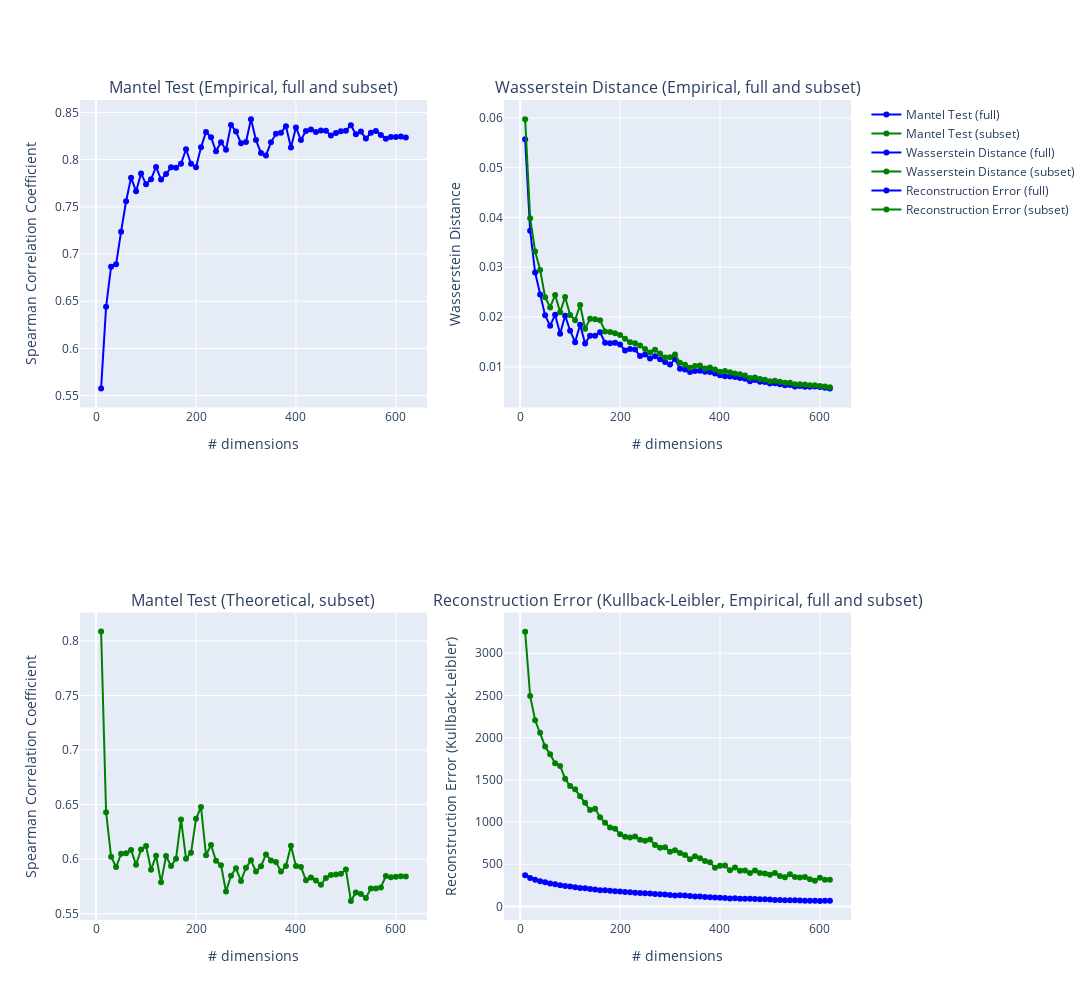

Notebook cell for this chart:
### Code cell
#### RUN THIS VISUALIZATION: VISUALIZE EVALUATION RESULTS (PLOTLY INTERACTIVE): ALL EVAL METRICS
# the only theoretical 'sanity check' is with mantel subset!

from plotly.subplots import make_subplots
# Create subplots with 1 row and 4 columns
fig = make_subplots(rows=2, cols=2,
                    subplot_titles=( 
                                    'Mantel Test (Empirical, full and subset)', 
                                    'Wasserstein Distance (Empirical, full and subset)',
                                    'Mantel Test (Theoretical, subset)',
                                    'Reconstruction Error (Kullback-Leibler, Empirical, full and subset)'
                                    ))

# Add traces to each subplot
## MANTEL
fig.add_trace(go.Scatter(x=test_range, 
                         y=[t[0] for t in mantel_empirical_all3], 
                         mode='markers+lines', 
                         name='Mantel Test (full)', 
                         line=dict(color='blue')), 
                         row=1, col=1)
fig.add_trace(go.Scatter(x=test_range, 
                         y=[t[0] for t in mantel_empirical_subset3],
                        mode='markers+lines', 
                        name='Mantel Test (subset)', 
                        line=dict(color='green')), 
                        row=1, col=1)

fig.add_trace(go.Scatter(x=test_range,
                         y=[t[0] for t in mantel_theoretical_subset3],
                         mode='markers+lines', 
                         name='Mantel Test (subset)', 
                         line=dict(color='green')), 
                         row=2, col=1)

## WASSERSTEIN
fig.add_trace(go.Scatter(x=test_range, 
                         y=wasserstein_all3, 
                         mode='markers+lines', 
                         name='Wasserstein Distance (full)', 
                         line=dict(color='blue')), 
                         row=1, col=2)
fig.add_trace(go.Scatter(x=test_range, 
                         y=wasserstein_subset3, 
                         mode='markers+lines', 
                         name='Wasserstein Distance (subset)', 
                         line=dict(color='green')), 
                         row=1, col=2)

## RECONSTRUCTION ERROR
fig.add_trace(go.Scatter(x=test_range, 
                         y=reconstruction_errors_all3, 
                         mode='markers+lines', 
                         name='Reconstruction Error (full)', 
                         line=dict(color='blue')), 
                         row=2, col=2)
fig.add_trace(go.Scatter(x=test_range, 
                         y=reconstruction_errors_subset3, 
                         mode='markers+lines', 
                         name='Reconstruction Error (subset)', 
                         line=dict(color='green')), 
                         row=2, col=2)



# Update layout and axis labels
fig.update_layout(height=1000, width=1500)
fig.update_xaxes(title_text='# dimensions', row=1, col=1)
fig.update_xaxes(title_text='# dimensions', row=1, col=2)
fig.update_xaxes(title_text='# dimensions', row=2, col=1)
fig.update_xaxes(title_text='# dimensions', row=2, col=2)

fig.update_yaxes(title_text='Spearman Correlation Coefficient', row=1, col=1)
fig.update_yaxes(title_text='Wasserstein Distance', row=1, col=2)
fig.update_yaxes(title_text='Spearman Correlation Coefficient', row=2, col=1)
fig.update_yaxes(title_text='Reconstruction Error (Kullback-Leibler)', row=2, col=2)


# Show the subplots
fig.show()

### Figure 1 — Plotly figure (JSON) as saved in the notebook; plotly's stock layout.template omitted (floating-point values rounded to 4 significant figures)
{"data": [{"line": {"color": "blue"}, "mode": "markers+lines", "name": "Mantel Test (full)", "type": "scatter", "x": [10, 20, 30, 40, 50, 60, 70, 80, 90, 100, 110, 120, 130, 140, 150, 160, 170, 180, 190, 200, 210, 220, 230, 240, 250, 260, 270, 280, 290, 300, 310, 320, 330, 340, 350, 360, 370, 380, 390, 400, 410, 420, 430, 440, 450, 460, 470, 480, 490, 500, 510, 520, 530, 540, 550, 560, 570, 580, 590, 600, 610, 620], "xaxis": "x", "y": [0.5578, 0.6441, 0.6866, 0.6891, 0.7237, 0.7559, 0.7809, 0.7665, 0.7854, 0.7739, 0.7793, 0.7922, 0.7789, 0.7847, 0.7918, 0.7914, 0.7956, 0.811, 0.7956, 0.7918, 0.813, 0.8292, 0.8236, 0.8088, 0.8185, 0.8105, 0.8366, 0.8298, 0.8173, 0.8186, 0.8429, 0.8207, 0.8071, 0.8044, 0.8183, 0.8274, 0.8285, 0.8354, 0.8129, 0.8341, 0.8207, 0.8304, 0.8318, 0.8291, 0.831, 0.8304, 0.8255, 0.8281, 0.8301, 0.8306, 0.8365, 0.8268, 0.8297, 0.8223, 0.8284, 0.8304, 0.8261, 0.8221, 0.824, 0.824, 0.8245, 0.8235], "yaxis": "y"}, {"line": {"color": "green"}, "mode": "markers+lines", "name": "Mantel Test (subset)", "type": "scatter", "x": [10, 20, 30, 40, 50, 60, 70, 80, 90, 100, 110, 120, 130, 140, 150, 160, 170, 180, 190, 200, 210, 220, 230, 240, 250, 260, 270, 280, 290, 300, 310, 320, 330, 340, 350, 360, 370, 380, 390, 400, 410, 420, 430, 440, 450, 460, 470, 480, 490, 500, 510, 520, 530, 540, 550, 560, 570, 580, 590, 600, 610, 620], "xaxis": "x", "y": [], "yaxis": "y"}, {"line": {"color": "green"}, "mode": "markers+lines", "name": "Mantel Test (subset)", "type": "scatter", "x": [10, 20, 30, 40, 50, 60, 70, 80, 90, 100, 110, 120, 130, 140, 150, 160, 170, 180, 190, 200, 210, 220, 230, 240, 250, 260, 270, 280, 290, 300, 310, 320, 330, 340, 350, 360, 370, 380, 390, 400, 410, 420, 430, 440, 450, 460, 470, 480, 490, 500, 510, 520, 530, 540, 550, 560, 570, 580, 590, 600, 610, 620], "xaxis": "x3", "y": [0.8085, 0.643, 0.6022, 0.5927, 0.6048, 0.6054, 0.6082, 0.5949, 0.6087, 0.6119, 0.5903, 0.6031, 0.5787, 0.6028, 0.5936, 0.6004, 0.6364, 0.6003, 0.6057, 0.6369, 0.6477, 0.6036, 0.6129, 0.5985, 0.5943, 0.5702, 0.5847, 0.5916, 0.58, 0.592, 0.5989, 0.5886, 0.5934, 0.6043, 0.5987, 0.5973, 0.5885, 0.5936, 0.6122, 0.5937, 0.5928, 0.5805, 0.5831, 0.5804, 0.5765, 0.5828, 0.5855, 0.5859, 0.5864, 0.5906, 0.5617, 0.5693, 0.568, 0.5643, 0.5729, 0.573, 0.5741, 0.5845, 0.5832, 0.5837, 0.5841, 0.584], "yaxis": "y3"}, {"line": {"color": "blue"}, "mode": "markers+lines", "name": "Wasserstein Distance (full)", "type": "scatter", "x": [10, 20, 30, 40, 50, 60, 70, 80, 90, 100, 110, 120, 130, 140, 150, 160, 170, 180, 190, 200, 210, 220, 230, 240, 250, 260, 270, 280, 290, 300, 310, 320, 330, 340, 350, 360, 370, 380, 390, 400, 410, 420, 430, 440, 450, 460, 470, 480, 490, 500, 510, 520, 530, 540, 550, 560, 570, 580, 590, 600, 610, 620], "xaxis": "x2", "y": [0.05568, 0.03734, 0.02894, 0.02451, 0.02034, 0.01828, 0.02046, 0.01667, 0.02028, 0.01727, 0.01497, 0.01848, 0.01472, 0.01627, 0.01625, 0.01696, 0.01485, 0.01474, 0.01483, 0.0145, 0.01328, 0.0136, 0.01351, 0.01217, 0.01247, 0.0117, 0.01213, 0.01151, 0.011, 0.01046, 0.01158, 0.009646, 0.009483, 0.008982, 0.009177, 0.009217, 0.008998, 0.008968, 0.008671, 0.008298, 0.008108, 0.008066, 0.007946, 0.007744, 0.007628, 0.007109, 0.007358, 0.007015, 0.006977, 0.00666, 0.006715, 0.006521, 0.006314, 0.006375, 0.006078, 0.006162, 0.006008, 0.005987, 0.006061, 0.005976, 0.005833, 0.005684], "yaxis": "y2"}, {"line": {"color": "green"}, "mode": "markers+lines", "name": "Wasserstein Distance (subset)", "type": "scatter", "x": [10, 20, 30, 40, 50, 60, 70, 80, 90, 100, 110, 120, 130, 140, 150, 160, 170, 180, 190, 200, 210, 220, 230, 240, 250, 260, 270, 280, 290, 300, 310, 320, 330, 340, 350, 360, 370, 380, 390, 400, 410, 420, 430, 440, 450, 460, 470, 480, 490, 500, 510, 520, 530, 540, 550, 560, 570, 580, 590, 600, 610, 620], "xaxis": "x2", "y": [0.05975, 0.03986, 0.03317, 0.02948, 0.024, 0.02192, 0.02444, 0.02099, 0.02404, 0.02041, 0.01939, 0.02242, 0.01765, 0.01965, 0.01956, 0.01939, 0.01712, 0.017, 0.01673, 0.01638, 0.01563, 0.01497, 0.01472, 0.01429, 0.0136, 0.0129, 0.01345, 0.0127, 0.01188, 0.01191, 0.01251, 0.01085, 0.01044, 0.009833, 0.01018, 0.01029, 0.009662, 0.009896, 0.009497, 0.00903, 0.009158, 0.008922, 0.00865, 0.008515, 0.00827, 0.007757, 0.007857, 0.00759, 0.007392, 0.007126, 0.007221, 0.006996, 0.006818, 0.006808, 0.006524, 0.006494, 0.006438, 0.006315, 0.006294, 0.006182, 0.006036, 0.005888], "yaxis": "y2"}, {"line": {"color": "blue"}, "mode": "markers+lines", "name": "Reconstruction Error (full)", "type": "scatter", "x": [10, 20, 30, 40, 50, 60, 70, 80, 90, 100, 110, 120, 130, 140, 150, 160, 170, 180, 190, 200, 210, 220, 230, 240, 250, 260, 270, 280, 290, 300, 310, 320, 330, 340, 350, 360, 370, 380, 390, 400, 410, 420, 430, 440, 450, 460, 470, 480, 490, 500, 510, 520, 530, 540, 550, 560, 570, 580, 590, 600, 610, 620], "xaxis": "x4", "y": [370.2, 337.8, 315.3, 298.9, 286.1, 272.3, 261.7, 251.6, 243.1, 235.9, 227.0, 219.7, 215.0, 206.8, 199.8, 193.1, 190.8, 185.3, 180.8, 176.1, 172.7, 168.5, 162.9, 160.2, 156.5, 153.5, 146.8, 144.6, 140.7, 135.6, 128.8, 132.4, 130.2, 125.0, 117.3, 118.9, 113.5, 110.1, 106.5, 103.5, 98.79, 95.3, 96.26, 92.65, 90.6, 91.3, 87.98, 86.17, 84.38, 81.66, 76.2, 77.0, 73.55, 73.9, 72.61, 70.26, 68.41, 67.26, 66.19, 66.15, 66.31, 66.64], "yaxis": "y4"}, {"line": {"color": "green"}, "mode": "markers+lines", "name": "Reconstruction Error (subset)", "type": "scatter", "x": [10, 20, 30, 40, 50, 60, 70, 80, 90, 100, 110, 120, 130, 140, 150, 160, 170, 180, 190, 200, 210, 220, 230, 240, 250, 260, 270, 280, 290, 300, 310, 320, 330, 340, 350, 360, 370, 380, 390, 400, 410, 420, 430, 440, 450, 460, 470, 480, 490, 500, 510, 520, 530, 540, 550, 560, 570, 580, 590, 600, 610, 620], "xaxis": "x4", "y": [3256.0, 2494.0, 2206.0, 2059.0, 1896.0, 1802.0, 1696.0, 1665.0, 1514.0, 1428.0, 1387.0, 1306.0, 1228.0, 1142.0, 1157.0, 1057.0, 990.4, 937.0, 921.4, 856.1, 825.0, 816.5, 828.7, 790.4, 779.1, 793.7, 727.6, 695.1, 701.0, 647.2, 667.0, 633.8, 609.3, 560.7, 595.3, 571.4, 537.4, 524.4, 457.2, 483.7, 486.3, 429.1, 460.7, 422.4, 426.3, 395.4, 425.6, 395.1, 389.6, 375.5, 395.2, 360.1, 347.1, 382.5, 348.3, 343.1, 349.1, 322.8, 305.3, 339.0, 315.3, 315.2], "yaxis": "y4"}], "layout": {"annotations": [{"font": {"size": 16}, "showarrow": false, "text": "Mantel Test (Empirical, full and subset)", "x": 0.225, "xanchor": "center", "xref": "paper", "y": 1, "yanchor": "bottom", "yref": "paper"}, {"font": {"size": 16}, "showarrow": false, "text": "Wasserstein Distance (Empirical, full and subset)", "x": 0.775, "xanchor": "center", "xref": "paper", "y": 1, "yanchor": "bottom", "yref": "paper"}, {"font": {"size": 16}, "showarrow": false, "text": "Mantel Test (Theoretical, subset)", "x": 0.225, "xanchor": "center", "xref": "paper", "y": 0.375, "yanchor": "bottom", "yref": "paper"}, {"font": {"size": 16}, "showarrow": false, "text": "Reconstruction Error (Kullback-Leibler, Empirical, full and subset)", "x": 0.775, "xanchor": "center", "xref": "paper", "y": 0.375, "yanchor": "bottom", "yref": "paper"}], "height": 1000, "width": 1500, "xaxis": {"anchor": "y", "domain": [0, 0.45], "title": {"text": "# dimensions"}}, "xaxis2": {"anchor": "y2", "domain": [0.55, 1], "title": {"text": "# dimensions"}}, "xaxis3": {"anchor": "y3", "domain": [0, 0.45], "title": {"text": "# dimensions"}}, "xaxis4": {"anchor": "y4", "domain": [0.55, 1], "title": {"text": "# dimensions"}}, "yaxis": {"anchor": "x", "domain": [0.625, 1], "title": {"text": "Spearman Correlation Coefficient"}}, "yaxis2": {"anchor": "x2", "domain": [0.625, 1], "title": {"text": "Wasserstein Distance"}}, "yaxis3": {"anchor": "x3", "domain": [0, 0.375], "title": {"text": "Spearman Correlation Coefficient"}}, "yaxis4": {"anchor": "x4", "domain": [0, 0.375], "title": {"text": "Reconstruction Error (Kullback-Leibler)"}}}}
